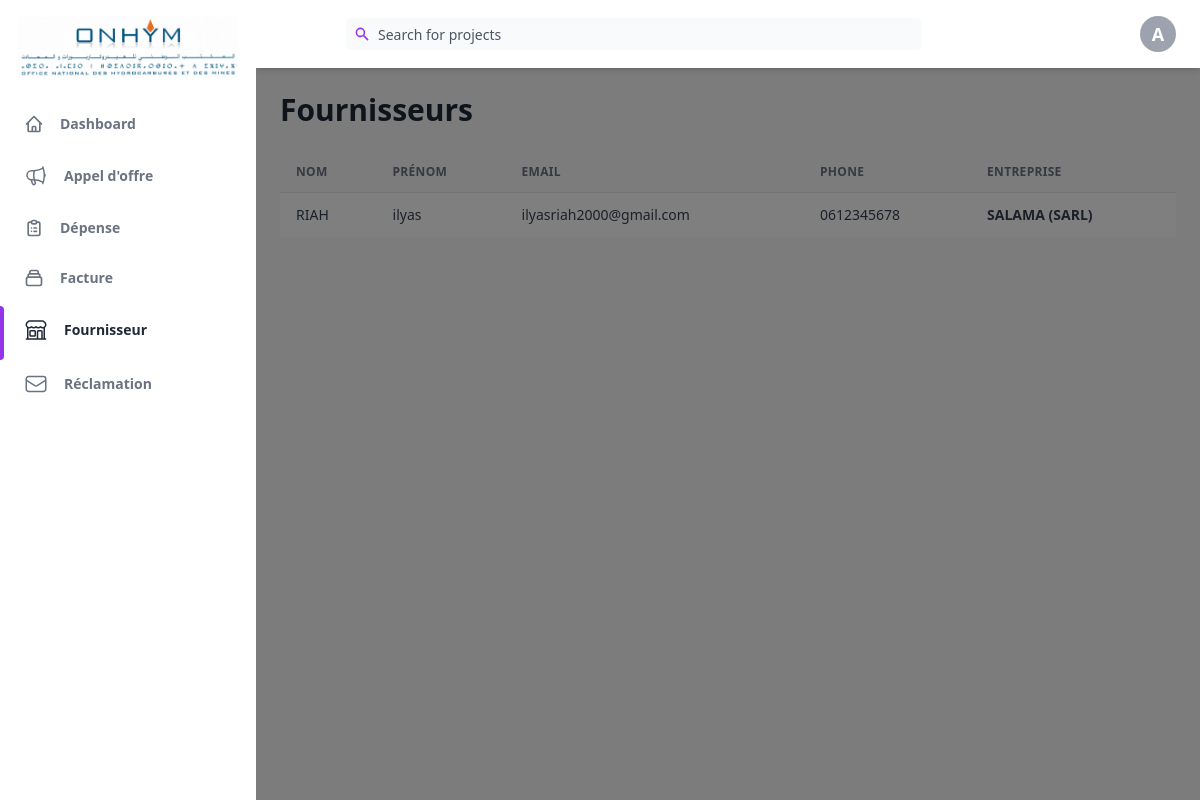
/src/app/Views/EspaceAdmin/Fournisseur.php (signed in), run on the app's committed database.
### tables this page shows
CREATE TABLE `entreprise` (
  `IDE` int(11) NOT NULL,
  `IDFOURNISSEUR` int(11) NOT NULL,
  `TYPEE` varchar(20) NOT NULL,
  `NOM` varchar(50) NOT NULL,
  `PME` tinyint(1) NOT NULL,
  `FORMEJURIDIQUE` varchar(30) NOT NULL,
  `REGISTRECOMMERCIAL` varchar(20) NOT NULL,
  `PAYS` varchar(50) NOT NULL,
  `VILLE` varchar(50) NOT NULL,
  `CODEPOSTAL` varchar(5) NOT NULL,
  `ICE` varchar(50) NOT NULL,
  `IDENTIFIANTFISCAL` varchar(50) NOT NULL,
  `TAXEPROFESSIONNELLE` varchar(50) NOT NULL,
  `CNSS` varchar(50) NOT NULL,
  `PHONEE` varchar(10) NOT NULL,
  `FAX` varchar(10) NOT NULL,
  `ADRESSE` varchar(100) NOT NULL
);

CREATE TABLE `fournisseur` (
  `IDFOURNISSEUR` int(11) NOT NULL,
  `CIN` varchar(10) NOT NULL,
  `NOM` varchar(50) NOT NULL,
  `PRENOM` varchar(50) NOT NULL,
  `EMAIL` varchar(50) NOT NULL,
  `PHONE` varchar(10) NOT NULL,
  `PASSWD` varchar(1500) NOT NULL,
  `FAX` varchar(10) NOT NULL,
  `TYPEPERSONNE` varchar(20) NOT NULL,
  `TYPEFOURNISSEUR` tinyint(1) NOT NULL,
  `VALIDÉ` tinyint(1) NOT NULL
);

### src/app/Views/EspaceAdmin/Fournisseur.php (the view, shortened to what this page needs)
<?php
include_once '../../Config/Database.php';
?>
<!DOCTYPE html>
<html :class="{ 'theme-dark': dark }" x-data="data()" lang="en">
<head>
    <link rel="stylesheet" href="https://cdnjs.cloudflare.com/ajax/libs/Chart.js/2.9.3/Chart.min.css" />
    <script src="https://cdn.tailwindcss.com"></script>
</head>
<body>
    <?php
    $admin = $_SESSION['IDA'];
    $resultat = mysqli_fetch_row(mysqli_query($conn, "SELECT * FROM admin WHERE IDA='$admin'"));
    ?>
    <div class="flex h-screen bg-gray-50" :class="{ 'overflow-hidden': isSideMenuOpen }">
        <aside class="z-20 hidden w-64 overflow-y-auto bg-white md:block flex-shrink-0">
            <div class="py-4 text-gray-500">
                <a class="flex justify-center" href="../Home.php">
                    <img src="../../assets/images/logo-ONHYM.png" width="220" alt="Logo ONHYM">
                </a>
                <ul class="mt-6">
                    <li class="relative px-6 py-3">
                        <a class="inline-flex items-center w-full text-sm font-semibold transition-colors duration-150 hover:text-gray-800" href="Accueil.php">
                            <span class="ml-4">Dashboard</span>
                        </a>
                    </li>
                    <li class="relative px-6 py-3">
                        <a class="inline-flex items-center w-full text-sm font-semibold transition-colors duration-150 hover:text-gray-800" href="Offre.php">
                            <span class="ml-4">Appel d'offre</span>
                        </a>
                    </li>
                    <li class="relative px-6 py-3">
                        <a class="inline-flex items-center w-full text-sm font-semibold transition-colors duration-150 hover:text-gray-800" href="Depense.php">
                            <span class="ml-4">Dépense</span>
                        </a>
                    </li>
                    <li class="relative px-6 py-3">
                        <a class="inline-flex items-center w-full text-sm font-semibold transition-colors duration-150 hover:text-gray-800" href="Facture.php">
                            <span class="ml-4">Facture</span>
                        </a>
                    </li>
                    <li class="relative px-6 py-3">
                        <span class="absolute inset-y-0 left-0 w-1 bg-purple-600 rounded-tr-lg rounded-br-lg" aria-hidden="true"></span>
                        <a class="inline-flex items-center w-full text-sm font-semibold text-gray-800 transition-colors duration-150 hover:text-gray-800" href="#">
                            <span class="ml-4">Fournisseur</span>
                        </a>
                    </li>
                    <li class="relative px-6 py-3">
                        <a class="inline-flex items-center w-full text-sm font-semibold transition-colors duration-150 hover:text-gray-800" href="Réclamation.php">
                            <span class="ml-4">Réclamation</span>
                        </a>
                    </li>
                </ul>
            </div>
        </aside>
        <div x-show="isSideMenuOpen" x-transition:enter="transition ease-in-out duration-150" x-transition:enter-start="opacity-0" x-transition:enter-end="opacity-100" x-transition:leave="transition ease-in-out duration-150" x-transition:leave-start="opacity-100" x-transition:leave-end="opacity-0" class="fixed inset-0 z-10 flex items-end bg-black bg-opacity-50 sm:items-center sm:justify-center"></div>
        <div class="flex flex-col flex-1 w-full">
            <header class="z-10 py-4 bg-white shadow-md">
                <div class="container flex items-center justify-between h-full px-6 mx-auto text-purple-600">
                    <div class="flex justify-center flex-1 lg:mr-32">
                        <form class="relative w-full max-w-xl mr-6 focus-within:text-purple-500" id="search" action="SearchFournisseur.php" method="post">
                            <div class="absolute inset-y-0 flex items-center pl-2">
                                <svg class="w-4 h-4" aria-hidden="true" fill="currentColor" viewBox="0 0 20 20">
                                    <path fill-rule="evenodd" d="M8 4a4 4 0 100 8 4 4 0 000-8zM2 8a6 6 0 1110.89 3.476l4.817 4.817a1 1 0 01-1.414 1.414l-4.816-4.816A6 6 0 012 8z" clip-rule="evenodd"></path>
                                </svg>
                            </div>
                            <input class="w-full h-8 pl-8 pr-2 text-sm text-gray-700 placeholder-gray-600 bg-gray-50 border-0 rounded-md focus:placeholder-gray-700 focus:bg-gray-200 focus:border-purple-900 form-input" type="text" name="searchField" placeholder="Search for projects" aria-label="Search" />
                        </form>
                    </div>
                    <ul class="flex items-center flex-shrink-0 space-x-6">
                        <li class="relative">
                            <button class="align-middle w-9 h-9 rounded-full bg-gray-400 text-lg text-white font-semibold focus:shadow-outline-purple focus:outline-none" @click="toggleProfileMenu" @keydown.escape="closeProfileMenu" aria-label="Account" aria-haspopup="true">
                                <?php echo substr($resultat[1], 0, 1); ?>
                            </button>
                        </li>
                    </ul>
                </div>
            </header>
            <main class="h-full">
                <div class="container px-6 mx-auto">
                    <h2 class="my-6 text-3xl font-semibold text-gray-800">
                        Fournisseurs
                    </h2>
                    <div class="w-full rounded-lg shadow-xs pb-8">
                        <div class="w-full overflow-x-auto">
                            <table class="w-full whitespace-no-wrap">
                                <thead>
                                    <tr class="text-xs font-semibold tracking-wide text-left text-gray-500 uppercase border-b">
                                        <th class="px-4 py-3">Nom</th>
                                        <th class="px-4 py-3">Prénom</th>
                                        <th class="px-4 py-3">Email</th>
                                        <th class="px-4 py-3">Phone</th>
                                        <th class="px-4 py-3">Entreprise</th>
                                    </tr>
                                </thead>
                                <tbody class="bg-white divide-y">
                                    <?php
                                    $results = mysqli_query($conn, "SELECT fournisseur.IDFOURNISSEUR, fournisseur.NOM, fournisseur.PRENOM, fournisseur.EMAIL, fournisseur.PHONE, entreprise.NOM, entreprise.FORMEJURIDIQUE FROM fournisseur, entreprise WHERE fournisseur.IDFOURNISSEUR = entreprise.IDFOURNISSEUR");
                                    while ($ligne = mysqli_fetch_row($results)) {
                                    ?>
                                        <tr class="text-gray-700" onclick="window.location='InfoFournisseur.php?idFournisseur=<?php echo $ligne[0]; ?>';">
                                            <td class="px-4 py-3 text-sm">
                                                <?php echo $ligne[1]; ?>
                                            </td>
                                            <td class="px-4 py-3 text-sm">
                                                <?php echo $ligne[2]; ?>
                                            </td>
                                            <td class="px-4 py-3 text-sm">
                                                <?php echo $ligne[3]; ?>
                                            </td>
                                            <td class="px-4 py-3 text-sm">
                                                <?php echo $ligne[4]; ?>
                                            </td>
                                            <td class="px-4 py-3 text-sm">
                                                <div class="flex items-center text-sm font-semibold">
                                                    <?php echo $ligne[5].' ('.$ligne[6].')'; ?>
                                                </div>
                                            </td>
                                        </tr>
                                    <?php
                                    }
                                    ?>
                                </tbody>
                            </table>
                        </div>
                    </div>
                </div>
            </main>
        </div>
    </div>
</body>
</html>

### data on the page
entreprise: IDFOURNISSEUR.NOM "RIAH", IDFOURNISSEUR.PRENOM "ilyas", IDFOURNISSEUR.EMAIL "ilyasriah2000@gmail.com", IDFOURNISSEUR.PHONE "0612345678", NOM "SALAMA", FORMEJURIDIQUE "SARL"

### other printed values
substr($resultat[1], 0, 1) "A"
